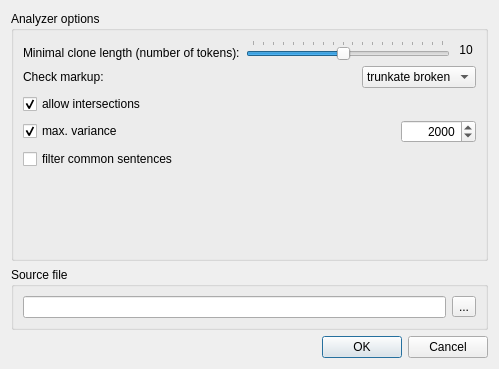
<?xml version="1.0" encoding="UTF-8"?>
<ui version="4.0">
 <class>SettingsDialog</class>
 <widget class="QDialog" name="SettingsDialog">
  <property name="geometry">
   <rect>
    <x>0</x>
    <y>0</y>
    <width>499</width>
    <height>369</height>
   </rect>
  </property>
  <property name="sizePolicy">
   <sizepolicy hsizetype="Fixed" vsizetype="Fixed">
    <horstretch>0</horstretch>
    <verstretch>0</verstretch>
   </sizepolicy>
  </property>
  <property name="windowTitle">
   <string>Document Clone Miner</string>
  </property>
  <property name="locale">
   <locale language="English" country="UnitedStates"/>
  </property>
  <property name="sizeGripEnabled">
   <bool>false</bool>
  </property>
  <property name="modal">
   <bool>false</bool>
  </property>
  <layout class="QVBoxLayout" name="verticalLayout">
   <item>
    <layout class="QHBoxLayout" name="horizontalLayout">
     <item>
      <widget class="QGroupBox" name="groupBox_2">
       <property name="title">
        <string>Analyzer options</string>
       </property>
       <layout class="QVBoxLayout" name="verticalLayout_2">
        <item>
         <layout class="QHBoxLayout" name="horizontalLayout_2">
          <item>
           <widget class="QLabel" name="label_2">
            <property name="text">
             <string>Minimal clone length (number of tokens):</string>
            </property>
            <property name="alignment">
             <set>Qt::AlignBottom|Qt::AlignLeading|Qt::AlignLeft</set>
            </property>
           </widget>
          </item>
          <item>
           <widget class="QSlider" name="slClLen">
            <property name="minimum">
             <number>1</number>
            </property>
            <property name="maximum">
             <number>20</number>
            </property>
            <property name="value">
             <number>10</number>
            </property>
            <property name="tracking">
             <bool>true</bool>
            </property>
            <property name="orientation">
             <enum>Qt::Horizontal</enum>
            </property>
            <property name="tickPosition">
             <enum>QSlider::TicksAbove</enum>
            </property>
            <property name="tickInterval">
             <number>1</number>
            </property>
           </widget>
          </item>
          <item>
           <widget class="QLabel" name="lbClLen">
            <property name="minimumSize">
             <size>
              <width>20</width>
              <height>0</height>
             </size>
            </property>
            <property name="text">
             <string>10</string>
            </property>
            <property name="alignment">
             <set>Qt::AlignCenter</set>
            </property>
           </widget>
          </item>
         </layout>
        </item>
        <item>
         <layout class="QHBoxLayout" name="horizontalLayout_4">
          <item>
           <widget class="QLabel" name="label_3">
            <property name="frameShape">
             <enum>QFrame::NoFrame</enum>
            </property>
            <property name="text">
             <string>Check markup:</string>
            </property>
           </widget>
          </item>
          <item>
           <spacer name="horizontalSpacer_2">
            <property name="orientation">
             <enum>Qt::Horizontal</enum>
            </property>
            <property name="sizeHint" stdset="0">
             <size>
              <width>40</width>
              <height>20</height>
             </size>
            </property>
           </spacer>
          </item>
          <item>
           <widget class="QComboBox" name="cbCheckMup">
            <property name="currentIndex">
             <number>2</number>
            </property>
            <item>
             <property name="text">
              <string>skip</string>
             </property>
            </item>
            <item>
             <property name="text">
              <string>filter broken</string>
             </property>
            </item>
            <item>
             <property name="text">
              <string>trunkate broken</string>
             </property>
            </item>
           </widget>
          </item>
         </layout>
        </item>
        <item>
         <widget class="QCheckBox" name="cbAllowInt">
          <property name="text">
           <string>allow intersections</string>
          </property>
          <property name="checked">
           <bool>true</bool>
          </property>
         </widget>
        </item>
        <item>
         <layout class="QHBoxLayout" name="horizontalLayout_3">
          <item>
           <widget class="QCheckBox" name="cbMaxVar">
            <property name="toolTip">
             <string>&lt;html&gt;&lt;head/&gt;&lt;body&gt;&lt;p&gt;For element candidates with &lt;span style=&quot; font-style:italic;&quot;&gt;extension points&lt;/span&gt;, maximum allowed &lt;span style=&quot; font-style:italic;&quot;&gt;variance&lt;/span&gt; of &lt;span style=&quot; font-style:italic;&quot;&gt;extension value length&lt;/span&gt;.&lt;/p&gt;&lt;/body&gt;&lt;/html&gt;</string>
            </property>
            <property name="text">
             <string>max. variance</string>
            </property>
            <property name="checked">
             <bool>true</bool>
            </property>
           </widget>
          </item>
          <item>
           <spacer name="horizontalSpacer">
            <property name="orientation">
             <enum>Qt::Horizontal</enum>
            </property>
            <property name="sizeHint" stdset="0">
             <size>
              <width>40</width>
              <height>20</height>
             </size>
            </property>
           </spacer>
          </item>
          <item>
           <widget class="QSpinBox" name="sbMaxVar">
            <property name="minimumSize">
             <size>
              <width>75</width>
              <height>0</height>
             </size>
            </property>
            <property name="alignment">
             <set>Qt::AlignRight|Qt::AlignTrailing|Qt::AlignVCenter</set>
            </property>
            <property name="maximum">
             <number>50000</number>
            </property>
            <property name="value">
             <number>2000</number>
            </property>
           </widget>
          </item>
         </layout>
        </item>
        <item>
         <widget class="QCheckBox" name="cbCheckSemantics">
          <property name="toolTip">
           <string>&lt;html&gt;&lt;head/&gt;&lt;body&gt;&lt;p&gt;Like &lt;span style=&quot; font-weight:600;&quot;&gt;this is&lt;/span&gt; or &lt;span style=&quot; font-weight:600;&quot;&gt;suppose that&lt;/span&gt;, etc.&lt;/p&gt;&lt;/body&gt;&lt;/html&gt;</string>
          </property>
          <property name="text">
           <string>filter common sentences</string>
          </property>
         </widget>
        </item>
        <item>
         <spacer name="verticalSpacer">
          <property name="orientation">
           <enum>Qt::Vertical</enum>
          </property>
          <property name="sizeHint" stdset="0">
           <size>
            <width>17</width>
            <height>40</height>
           </size>
          </property>
         </spacer>
        </item>
       </layout>
      </widget>
     </item>
    </layout>
   </item>
   <item>
    <widget class="QGroupBox" name="groupBox_3">
     <property name="title">
      <string>Source file</string>
     </property>
     <layout class="QGridLayout" name="gridLayout">
      <item row="0" column="0">
       <widget class="QLineEdit" name="inFile"/>
      </item>
      <item row="0" column="1">
       <widget class="QToolButton" name="btSelectFolder">
        <property name="text">
         <string>...</string>
        </property>
       </widget>
      </item>
     </layout>
    </widget>
   </item>
   <item>
    <widget class="QDialogButtonBox" name="buttonBox">
     <property name="orientation">
      <enum>Qt::Horizontal</enum>
     </property>
     <property name="standardButtons">
      <set>QDialogButtonBox::Cancel|QDialogButtonBox::Ok</set>
     </property>
    </widget>
   </item>
  </layout>
 </widget>
 <resources/>
 <connections/>
</ui>
